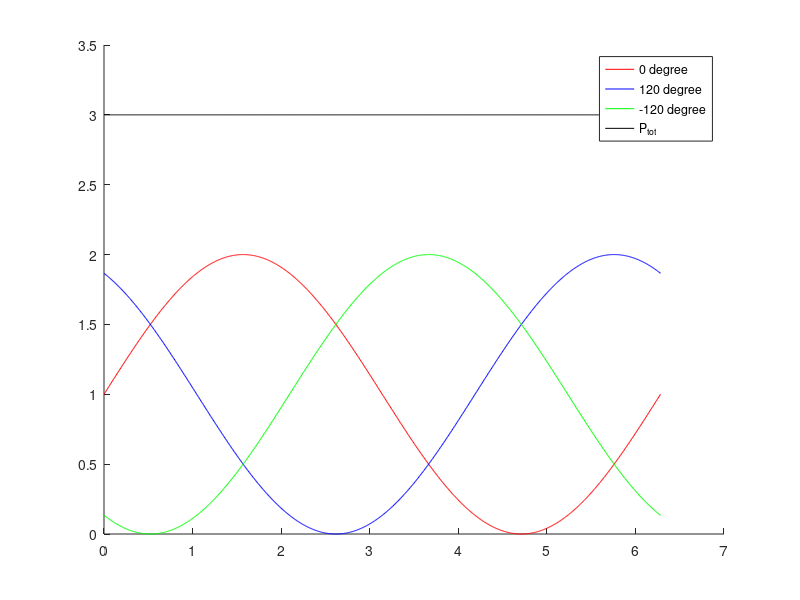

Source code (MATLAB):
x1 = linspace(0,2*pi,1000);
x2 = x1 + deg2rad(120);
x3 = x1 + deg2rad(-120);

P1 = 1+sin(x1);
P2 = 1+sin(x2);
P3 = 1+sin(x3);


Ptot = P1 + P2 + P3;

figure
hold on
plot(x1,P1,'red')
plot(x1,P2,'blue')
plot(x1,P3,'green')
plot(x1,Ptot,'black')
legend('0 degree','120 degree','-120 degree','P_{tot}')